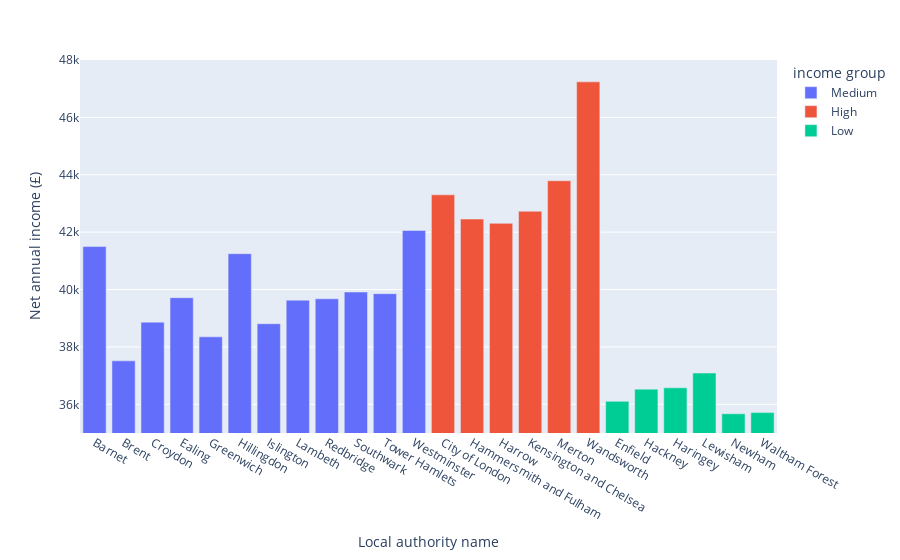

Write notebook code for a chart like this one.
### Code cell
fig = px.bar(df, x=df.index, y="Net annual income (£)", color = "income group")
fig.update_yaxes(range = [35000, 48000])
fig.show()

### Figure 1 — Plotly figure (JSON) as saved in the notebook; plotly's stock layout.template omitted (floating-point values rounded to 4 significant figures)
{"data": [{"alignmentgroup": "True", "hovertemplate": "income group=Medium<br>Local authority name=%{x}<br>Net annual income (£)=%{y}<extra></extra>", "legendgroup": "Medium", "marker": {"color": "#636efa"}, "name": "Medium", "offsetgroup": "Medium", "orientation": "v", "showlegend": true, "textposition": "auto", "type": "bar", "x": ["Barnet", "Brent", "Croydon", "Ealing", "Greenwich", "Hillingdon", "Islington", "Lambeth", "Redbridge", "Southwark", "Tower Hamlets", "Westminster"], "xaxis": "x", "y": [41500.0, 37510.0, 38860.0, 39720.0, 38350.0, 41250, 38810.0, 39630.0, 39680.0, 39910.0, 39860.0, 42060.0], "yaxis": "y"}, {"alignmentgroup": "True", "hovertemplate": "income group=High<br>Local authority name=%{x}<br>Net annual income (£)=%{y}<extra></extra>", "legendgroup": "High", "marker": {"color": "#EF553B"}, "name": "High", "offsetgroup": "High", "orientation": "v", "showlegend": true, "textposition": "auto", "type": "bar", "x": ["City of London", "Hammersmith and Fulham", "Harrow", "Kensington and Chelsea", "Merton", "Wandsworth"], "xaxis": "x", "y": [43300, 42456, 42310.0, 42730.0, 43792, 47240.0], "yaxis": "y"}, {"alignmentgroup": "True", "hovertemplate": "income group=Low<br>Local authority name=%{x}<br>Net annual income (£)=%{y}<extra></extra>", "legendgroup": "Low", "marker": {"color": "#00cc96"}, "name": "Low", "offsetgroup": "Low", "orientation": "v", "showlegend": true, "textposition": "auto", "type": "bar", "x": ["Enfield", "Hackney", "Haringey", "Lewisham", "Newham", "Waltham Forest"], "xaxis": "x", "y": [36100.0, 36530.0, 36575, 37090.0, 35670.0, 35710.0], "yaxis": "y"}], "layout": {"barmode": "relative", "legend": {"title": {"text": "income group"}, "tracegroupgap": 0}, "margin": {"t": 60}, "xaxis": {"anchor": "y", "domain": [0, 1], "title": {"text": "Local authority name"}}, "yaxis": {"anchor": "x", "domain": [0, 1], "range": [35000, 48000], "title": {"text": "Net annual income (£)"}}}}
